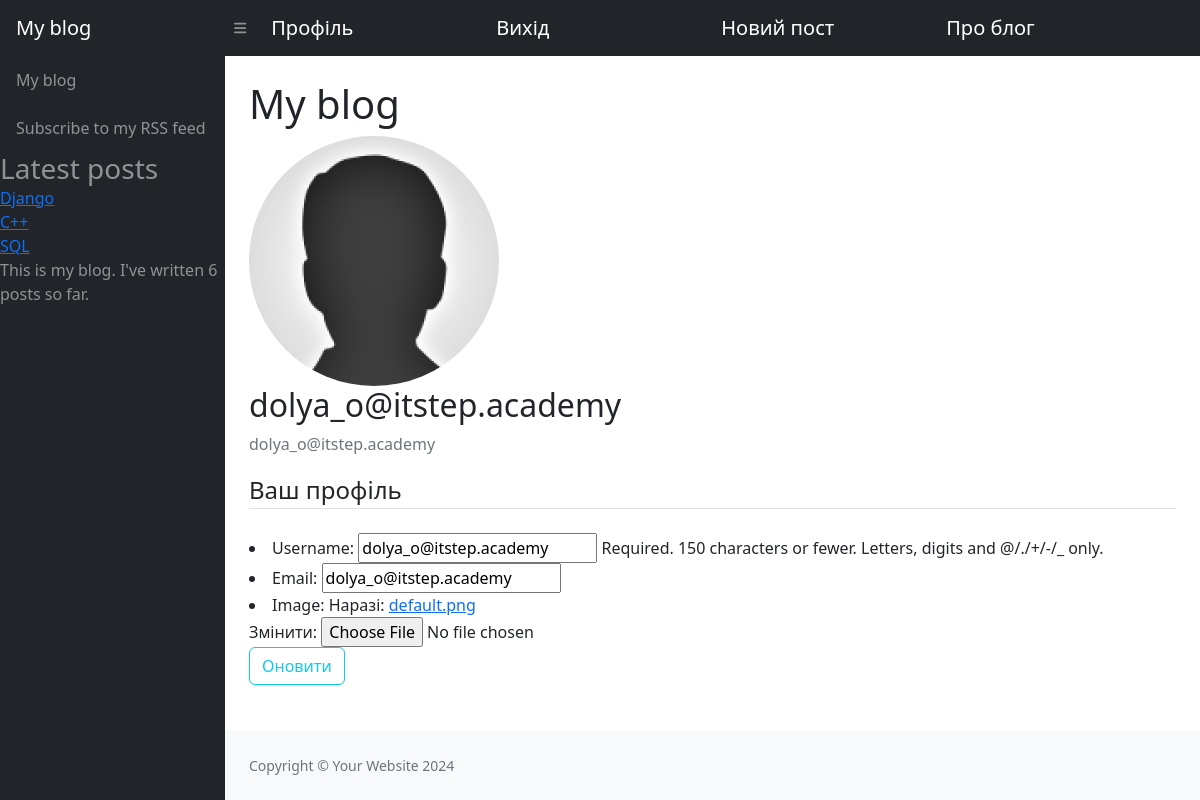
Page /profile/ (signed in) on the committed database.
### blog/models.py (models this page shows, shortened)
class Post(models.Model):
    STATUS_CHOICES = (
        ('draft', 'Draft'),
        ('published', 'Published'),
    )
    tags = TaggableManager()
    title = models.CharField(max_length=250)
    slug = models.SlugField(max_length=250, unique_for_date='publish')
    author = models.ForeignKey(User, related_name='blog_posts', on_delete=models.CASCADE)
    body = models.TextField()
    publish = models.DateTimeField(default=timezone.now)
    created = models.DateTimeField(auto_now_add=True)
    updated = models.DateTimeField(auto_now=True)
    status = models.CharField(max_length=10, choices=STATUS_CHOICES, default='published')
    class Meta:
        ordering = ('-publish',)
    def get_absolute_url(self):
        return reverse('blog:post_detail',
                        args=[self.publish.year,
                              self.publish.strftime('%m'),
                              self.publish.strftime('%d'),
                              self.slug])

class Profile(models.Model):
    user = models.OneToOneField(User, on_delete=models.CASCADE)
    image = models.ImageField(default='default.png', upload_to='profile_pics')

### blog/views.py (the view)
# urls.py: path('profile/', profile, name='profile'),
@login_required
def profile(request):
    if request.method == 'POST':
        u_form = UserUpdateForm(request.POST, instance=request.user)
        p_form = ProfileUpdateForm(request.POST,
                                   request.FILES,
                                   instance=request.user.profile)
        if u_form.is_valid() and p_form.is_valid():
            u_form.save()
            p_form.save()
            messages.success(request, f'Ваш профіль успішно оновлено.')
            return redirect('profile')
    else:
        u_form = UserUpdateForm(instance=request.user)
        p_form = ProfileUpdateForm(instance=request.user.profile)
    context = {
        'u_form': u_form,
        'p_form': p_form
    }
    return render(request, 'users/profile.html', context)

### blog/forms.py
class UserUpdateForm(forms.ModelForm):
    email = forms.EmailField()
    class Meta:
        model = User
        fields = ['username', 'email']

class ProfileUpdateForm(forms.ModelForm):
    class Meta:
        model = Profile
        fields = ['image']

### blog/templatetags/blog_tags.py (called while the page is built)
@register.simple_tag
def total_posts():
    return Post.objects.count()

@register.inclusion_tag('blog/post/latest_post.html')
def show_latest_posts(count=5):
    latest_posts = Post.objects.order_by('-publish')[:count]
    return {'latest_post': latest_posts}

### blog/templates/users/profile.html (shortened to what this page needs)
{% extends "blog/base.html" %}
{% block content %}
    <div class="content-section">
      <div class="media">
        <img class="rounded-circle account-img" src="{{ user.profile.image.url }}">
        <div class="media-body">
          <h2 class="account-heading">{{ user.username }}</h2>
          <p class="text-secondary">{{ user.email }}</p>
        </div>
      </div>
    <form method="POST" enctype="multipart/form-data">
      	<fieldset class="form-group">
          	<legend class="border-bottom mb-4">Ваш профiль</legend>
          	{{ u_form.as_ul }}
            {{ p_form.as_ul }}
      	</fieldset>
      	<div class="form-group">
          	<button class="btn btn-outline-info" type="submit">Оновити</button>
      	</div>
  	</form>
    </div>
{% endblock content %}

### blog/templates/blog/post/latest_post.html
<ul class="navbar-nav">
    {% for post in latest_post %}
        <li class="nav-item active">
            <a href="{{ post.get_absolute_url }}">{{ post.title }}</a>
        </li>
    {% endfor %}
</ul>

### rows in the picture
Post: title "Django"
Post: title "C++"
Post: title "SQL"

### other values in the picture
{{ user.username }} "dolya_o@itstep.academy"
{{ user.email }} "dolya_o@itstep.academy"
